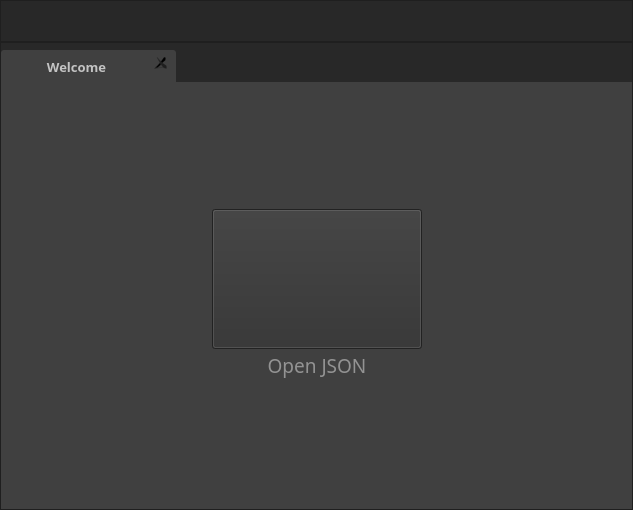
<?xml version="1.0" encoding="UTF-8"?>
<ui version="4.0">
 <class>MainWindow</class>
 <widget class="QMainWindow" name="MainWindow">
  <property name="geometry">
   <rect>
    <x>0</x>
    <y>0</y>
    <width>633</width>
    <height>510</height>
   </rect>
  </property>
  <property name="windowTitle">
   <string>Gander</string>
  </property>
  <widget class="QWidget" name="centralwidget">
   <property name="styleSheet">
    <string notr="true">QLabel {
	color: #939393;
}

QFrame {
	background: #282828;
}

QPushButton#btn_topbar_open {
	image: url(:/gfx/icons/file_open.svg);
}

QPushButton#btn_topbar_open::hover {
	image: url(:/gfx/icons/file_open_hover.svg);
}</string>
   </property>
   <layout class="QVBoxLayout" name="verticalLayout">
    <property name="spacing">
     <number>0</number>
    </property>
    <property name="leftMargin">
     <number>0</number>
    </property>
    <property name="topMargin">
     <number>0</number>
    </property>
    <property name="rightMargin">
     <number>0</number>
    </property>
    <property name="bottomMargin">
     <number>0</number>
    </property>
    <item>
     <widget class="QFrame" name="fr_topbar">
      <property name="minimumSize">
       <size>
        <width>0</width>
        <height>42</height>
       </size>
      </property>
      <property name="maximumSize">
       <size>
        <width>16777215</width>
        <height>42</height>
       </size>
      </property>
      <property name="styleSheet">
       <string notr="true">QPushButton {
	padding: 3px;
	border: none;
}</string>
      </property>
      <property name="frameShape">
       <enum>QFrame::StyledPanel</enum>
      </property>
      <property name="frameShadow">
       <enum>QFrame::Raised</enum>
      </property>
      <layout class="QHBoxLayout" name="horizontalLayout_3">
       <property name="topMargin">
        <number>3</number>
       </property>
       <property name="bottomMargin">
        <number>3</number>
       </property>
       <item>
        <widget class="QPushButton" name="btn_topbar_open">
         <property name="minimumSize">
          <size>
           <width>0</width>
           <height>35</height>
          </size>
         </property>
         <property name="maximumSize">
          <size>
           <width>16777215</width>
           <height>35</height>
          </size>
         </property>
         <property name="cursor">
          <cursorShape>PointingHandCursor</cursorShape>
         </property>
         <property name="toolTip">
          <string>Open JSON File</string>
         </property>
         <property name="text">
          <string/>
         </property>
         <property name="iconSize">
          <size>
           <width>28</width>
           <height>28</height>
          </size>
         </property>
        </widget>
       </item>
       <item>
        <spacer name="spacer_3">
         <property name="orientation">
          <enum>Qt::Horizontal</enum>
         </property>
         <property name="sizeHint" stdset="0">
          <size>
           <width>572</width>
           <height>20</height>
          </size>
         </property>
        </spacer>
       </item>
      </layout>
     </widget>
    </item>
    <item>
     <widget class="QFrame" name="fr_main">
      <property name="styleSheet">
       <string notr="true"/>
      </property>
      <property name="frameShape">
       <enum>QFrame::StyledPanel</enum>
      </property>
      <property name="frameShadow">
       <enum>QFrame::Raised</enum>
      </property>
      <layout class="QVBoxLayout" name="verticalLayout_3">
       <property name="spacing">
        <number>0</number>
       </property>
       <property name="leftMargin">
        <number>0</number>
       </property>
       <property name="topMargin">
        <number>0</number>
       </property>
       <property name="rightMargin">
        <number>0</number>
       </property>
       <property name="bottomMargin">
        <number>0</number>
       </property>
       <item>
        <widget class="QTabWidget" name="tabs_main">
         <property name="font">
          <font>
           <family>Varela Round</family>
           <pointsize>10</pointsize>
           <weight>75</weight>
           <bold>true</bold>
          </font>
         </property>
         <property name="styleSheet">
          <string notr="true">QTabWidget::pane {
	top: -1px;
	border: 0;
} 

QTabBar::close-button {
	padding-top: 3px;
    image: url(://gfx/icons/close.svg);
 }

QTabBar::close-button:hover {
	padding-top: 3px;
    image: url(://gfx/icons/close_hover.svg);
}

 QTabBar::tab {
	width: 161px;
	padding: 7px;
	margin-top: 7px;
	background-color: #303030;
	color: #c3c3c3;
	border-top-right-radius:3px;
	border-top-left-radius: 3px;
}

QTabBar::tab:selected { 
  	background: #404040;
  	margin-bottom: -1px; 
}

QFrame {
	border: 0;
	background: #404040;
}

QPushButton {
	background: #303030;
}</string>
         </property>
         <property name="currentIndex">
          <number>0</number>
         </property>
         <property name="elideMode">
          <enum>Qt::ElideNone</enum>
         </property>
         <property name="usesScrollButtons">
          <bool>true</bool>
         </property>
         <property name="tabsClosable">
          <bool>true</bool>
         </property>
         <property name="movable">
          <bool>true</bool>
         </property>
         <widget class="QWidget" name="tab_open">
          <attribute name="title">
           <string>Welcome</string>
          </attribute>
          <layout class="QHBoxLayout" name="horizontalLayout">
           <property name="spacing">
            <number>0</number>
           </property>
           <property name="leftMargin">
            <number>0</number>
           </property>
           <property name="topMargin">
            <number>0</number>
           </property>
           <property name="rightMargin">
            <number>0</number>
           </property>
           <property name="bottomMargin">
            <number>0</number>
           </property>
           <item>
            <widget class="QFrame" name="fr_tab_open">
             <property name="styleSheet">
              <string notr="true"/>
             </property>
             <property name="frameShape">
              <enum>QFrame::StyledPanel</enum>
             </property>
             <property name="frameShadow">
              <enum>QFrame::Raised</enum>
             </property>
             <layout class="QHBoxLayout" name="horizontalLayout_2">
              <property name="spacing">
               <number>0</number>
              </property>
              <property name="leftMargin">
               <number>0</number>
              </property>
              <property name="topMargin">
               <number>0</number>
              </property>
              <property name="rightMargin">
               <number>0</number>
              </property>
              <property name="bottomMargin">
               <number>0</number>
              </property>
              <item>
               <spacer name="spacer_2">
                <property name="orientation">
                 <enum>Qt::Horizontal</enum>
                </property>
                <property name="sizeHint" stdset="0">
                 <size>
                  <width>191</width>
                  <height>20</height>
                 </size>
                </property>
               </spacer>
              </item>
              <item>
               <layout class="QVBoxLayout" name="verticalLayout_2">
                <item>
                 <spacer name="spacer_4">
                  <property name="orientation">
                   <enum>Qt::Vertical</enum>
                  </property>
                  <property name="sizeHint" stdset="0">
                   <size>
                    <width>20</width>
                    <height>40</height>
                   </size>
                  </property>
                 </spacer>
                </item>
                <item>
                 <widget class="QPushButton" name="btn_open_json">
                  <property name="minimumSize">
                   <size>
                    <width>210</width>
                    <height>140</height>
                   </size>
                  </property>
                  <property name="maximumSize">
                   <size>
                    <width>210</width>
                    <height>140</height>
                   </size>
                  </property>
                  <property name="cursor">
                   <cursorShape>PointingHandCursor</cursorShape>
                  </property>
                  <property name="text">
                   <string/>
                  </property>
                  <property name="icon">
                   <iconset resource="resource.qrc">
                    <normaloff>:/gfx/icons/file_open.svg</normaloff>:/gfx/icons/file_open.svg</iconset>
                  </property>
                  <property name="iconSize">
                   <size>
                    <width>48</width>
                    <height>48</height>
                   </size>
                  </property>
                 </widget>
                </item>
                <item>
                 <widget class="QLabel" name="lbl_open_json">
                  <property name="minimumSize">
                   <size>
                    <width>0</width>
                    <height>33</height>
                   </size>
                  </property>
                  <property name="font">
                   <font>
                    <family>Varela Round</family>
                    <pointsize>14</pointsize>
                   </font>
                  </property>
                  <property name="text">
                   <string>Open JSON</string>
                  </property>
                  <property name="alignment">
                   <set>Qt::AlignCenter</set>
                  </property>
                 </widget>
                </item>
                <item>
                 <spacer name="spacer_5">
                  <property name="orientation">
                   <enum>Qt::Vertical</enum>
                  </property>
                  <property name="sizeHint" stdset="0">
                   <size>
                    <width>20</width>
                    <height>40</height>
                   </size>
                  </property>
                 </spacer>
                </item>
               </layout>
              </item>
              <item>
               <spacer name="spacer">
                <property name="orientation">
                 <enum>Qt::Horizontal</enum>
                </property>
                <property name="sizeHint" stdset="0">
                 <size>
                  <width>190</width>
                  <height>20</height>
                 </size>
                </property>
               </spacer>
              </item>
             </layout>
            </widget>
           </item>
          </layout>
         </widget>
        </widget>
       </item>
      </layout>
     </widget>
    </item>
   </layout>
  </widget>
 </widget>
 <resources>
  <include location="resource.qrc"/>
 </resources>
 <connections/>
</ui>
